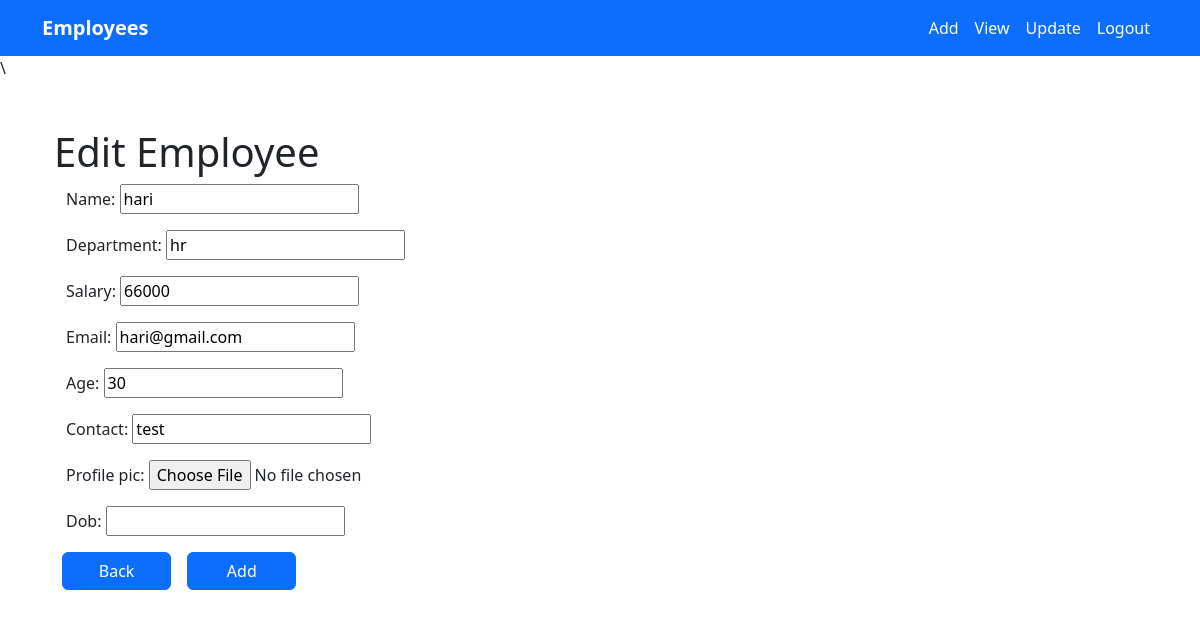
Page /1/update (signed in) on the committed database.
### crm/models.py (models this page shows, shortened)
class Employees(models.Model):
    name=models.CharField(max_length=200)
    department=models.CharField(max_length=200)
    salary=models.PositiveIntegerField()
    email=models.EmailField(unique=True)
    age=models.PositiveIntegerField()
    contact=models.CharField(max_length=10,unique=True)
    profile_pic=models.ImageField(upload_to='images',null=True,blank=True)
    dob=models.DateField(null=True,blank=True)

### crm/views.py (the view, shortened to what this page needs)
# urls.py: path('<int:pk>/update',views.EmployeeUpdateView.as_view(),name="emp-update"),
@method_decorator(signin_required,name="dispatch")
class EmployeeUpdateView(View):
    def get(self,request,*args, **kwargs):
        id=kwargs.get("pk")
        obj=Employees.objects.get(id=id)
        form=EmployeeModelForm(instance=obj)
        return render (request,"emp_update.html",{"form":form})

### crm/forms.py
class EmployeeModelForm(forms.ModelForm):
    class Meta():
        model=Employees
        fields="__all__"

### crm/views.py (called while the page is built)
def signin_required(fn):
    def wrapper(request,*args, **kwargs):
        if not request.user.is_authenticated:
            messages.error(request,"please login")
            return redirect("sign-in")
        else:
            return fn(request,*args, **kwargs)
    return wrapper

### crm/templates/emp_update.html (shortened to what this page needs)
{% extends "base.html" %}
{% block navbar%}\
<div class="container ">
  <form action="" method="post">
    <div class="container mt-5">
      <h1>Edit Employee</h1>
      <div class="container">
        <form action="" class="mt-5" method="post" enctype="multipart/form-data">
          {{ form.as_p }}
          <div class="row">
            <a class="btn btn-primary col-6 mx-2" style="width: 10%;" href="{% url 'index' %}">Back</a>
            <input type="submit" class="btn btn-primary col-6 mx-2" style="width: 10%;" value="Add">
          </div>
        </form>
      </div>
    </div>
  </form>
</div>
{% endblock%}

### crm/templates/base.html (style rules this page uses)
body { overflow-x: hidden; }

### rows in the picture
Employees: name "hari", department "hr", salary "66000", email "hari@gmail.com", age "30", contact "test"
